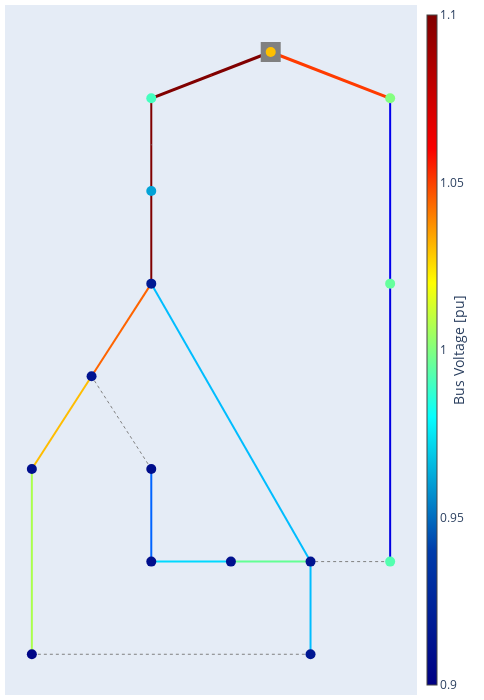

Notebook source saved alongside this figure:
### Markdown cell above
## Test case 2: Two Small loads

### Code cell
network = deepcopy(org_network)
network.load.loc[network.load.bus == 6, "p_mw"] += 2
network.load.loc[network.load.bus == 11, "p_mw"] += 0.7
test_network2 = deepcopy(network)
pp.runpp(network)
pp.plotting.plotly.pf_res_plotly(network, auto_open=False)

### Figure 1 — Plotly figure (JSON) as saved in the notebook; plotly's stock layout.template omitted (floating-point values rounded to 4 significant figures)
{"data": [{"hoverinfo": "text", "legendgroup": "lines", "line": {"color": "rgb(127.5,0.0,0.0)", "dash": "solid", "width": 2}, "mode": "lines", "name": "lines", "showlegend": true, "text": "Line 1-2<br />I = 119.829 %<br />I_from = 0.173 kA<br />I_to = 0.174 kA<br />", "type": "scatter", "x": [4.0, 4.0, 4.0], "y": [15.0, 14.0, 13.0]}, {"hoverinfo": "text", "legendgroup": "lines", "line": {"color": "rgb(127.5,0.0,0.0)", "dash": "solid", "width": 2}, "mode": "lines", "name": "lines", "showlegend": false, "text": "Line 2-3<br />I = 120.241 %<br />I_from = 0.174 kA<br />I_to = 0.174 kA<br />", "type": "scatter", "x": [4.0, 4.0, 4.0], "y": [13.0, 12.0, 11.0]}, {"hoverinfo": "text", "legendgroup": "lines", "line": {"color": "rgb(255.0,100.18518518518523,0.0)", "dash": "solid", "width": 2}, "mode": "lines", "name": "lines", "showlegend": false, "text": "Line 3-4<br />I = 80.169 %<br />I_from = 0.116 kA<br />I_to = 0.116 kA<br />", "type": "scatter", "x": [4.0, 3.25, 2.5], "y": [11.0, 10.0, 9.0]}, {"hoverinfo": "text", "legendgroup": "lines", "line": {"color": "rgb(255.0,189.07407407407416,0.0)", "dash": "solid", "width": 2}, "mode": "lines", "name": "lines", "showlegend": false, "text": "Line 4-5<br />I = 71.009 %<br />I_from = 0.103 kA<br />I_to = 0.103 kA<br />", "type": "scatter", "x": [2.5, 1.75, 1.0], "y": [9.0, 8.0, 7.0]}, {"hoverinfo": "text", "legendgroup": "lines", "line": {"color": "rgb(170.16129032258064,255.0,76.61290322580645)", "dash": "solid", "width": 2}, "mode": "lines", "name": "lines", "showlegend": false, "text": "Line 5-6<br />I = 55.519 %<br />I_from = 0.08 kA<br />I_to = 0.081 kA<br />", "type": "scatter", "x": [1.0, 1.0, 1.0], "y": [7.0, 5.0, 3.0]}, {"hoverinfo": "text", "legendgroup": "lines", "line": {"color": "rgb(0.0,188.5,255.0)", "dash": "solid", "width": 2}, "mode": "lines", "name": "lines", "showlegend": false, "text": "Line 7-8<br />I = 30.974 %<br />I_from = 0.045 kA<br />I_to = 0.045 kA<br />", "type": "scatter", "x": [8.0, 8.0, 8.0], "y": [3.0, 4.0, 5.0]}, {"hoverinfo": "text", "legendgroup": "lines", "line": {"color": "rgb(99.19354838709675,255.0,147.58064516129033)", "dash": "solid", "width": 2}, "mode": "lines", "name": "lines", "showlegend": false, "text": "Line 8-9<br />I = 46.974 %<br />I_from = 0.068 kA<br />I_to = 0.068 kA<br />", "type": "scatter", "x": [8.0, 7.0, 6.0], "y": [5.0, 5.0, 5.0]}, {"hoverinfo": "text", "legendgroup": "lines", "line": {"color": "rgb(0.0,216.5,255.0)", "dash": "solid", "width": 2}, "mode": "lines", "name": "lines", "showlegend": false, "text": "Line 9-10<br />I = 33.75 %<br />I_from = 0.049 kA<br />I_to = 0.049 kA<br />", "type": "scatter", "x": [6.0, 5.0, 4.0], "y": [5.0, 5.0, 5.0]}, {"hoverinfo": "text", "legendgroup": "lines", "line": {"color": "rgb(0.0,100.49999999999997,255.0)", "dash": "solid", "width": 2}, "mode": "lines", "name": "lines", "showlegend": false, "text": "Line 10-11<br />I = 22.406 %<br />I_from = 0.032 kA<br />I_to = 0.032 kA<br />", "type": "scatter", "x": [4.0, 4.0, 4.0], "y": [5.0, 6.0, 7.0]}, {"hoverinfo": "text", "legendgroup": "lines", "line": {"color": "rgb(0.0,188.5,255.0)", "dash": "solid", "width": 2}, "mode": "lines", "name": "lines", "showlegend": false, "text": "Line 3-8<br />I = 31.109 %<br />I_from = 0.045 kA<br />I_to = 0.045 kA<br />", "type": "scatter", "x": [4.0, 6.0, 8.0], "y": [11.0, 8.0, 5.0]}, {"hoverinfo": "text", "legendgroup": "lines", "line": {"color": "rgb(0.0,0.0,236.59090909090907)", "dash": "solid", "width": 2}, "mode": "lines", "name": "lines", "showlegend": false, "text": "Line 12-13<br />I = 9.476 %<br />I_from = 0.018 kA<br />I_to = 0.018 kA<br />", "type": "scatter", "x": [10.0, 10.0, 10.0], "y": [15.0, 13.0, 11.0]}, {"hoverinfo": "text", "legendgroup": "lines", "line": {"color": "rgb(0.0,0.0,227.49999999999997)", "dash": "solid", "width": 2}, "mode": "lines", "name": "lines", "showlegend": false, "text": "Line 13-14<br />I = 8.909 %<br />I_from = 0.017 kA<br />I_to = 0.017 kA<br />", "type": "scatter", "x": [10.0, 10.0, 10.0], "y": [11.0, 8.0, 5.0]}, {"hoverinfo": "text", "legendgroup": "disconnected lines", "line": {"color": "rgb(128, 128, 128)", "dash": "dot", "width": 1.0}, "mode": "lines", "name": "disconnected branches", "showlegend": true, "text": "Line 6-7<br />I = 0.082 %<br />I_from = 0.0 kA<br />I_to = 0.0 kA<br />", "type": "scatter", "x": [1.0, 4.5, 8.0], "y": [3.0, 3.0, 3.0]}, {"hoverinfo": "text", "legendgroup": "disconnected lines", "line": {"color": "rgb(128, 128, 128)", "dash": "dot", "width": 1.0}, "mode": "lines", "name": "disconnected branches", "showlegend": false, "text": "Line 11-4<br />I = 0.168 %<br />I_from = 0.0 kA<br />I_to = 0.0 kA<br />", "type": "scatter", "x": [4.0, 3.25, 2.5], "y": [7.0, 8.0, 9.0]}, {"hoverinfo": "text", "legendgroup": "disconnected lines", "line": {"color": "rgb(128, 128, 128)", "dash": "dot", "width": 1.0}, "mode": "lines", "name": "disconnected branches", "showlegend": false, "text": "Line 14-8<br />I = 0.037 %<br />I_from = 0.0 kA<br />I_to = 0.0 kA<br />", "type": "scatter", "x": [10.0, 9.0, 8.0], "y": [5.0, 5.0, 5.0]}, {"hoverinfo": "text", "legendgroup": "lines", "marker": {"color": "rgb(128, 128, 128)", "size": 1, "symbol": "circle"}, "mode": "markers", "name": "edge_center", "showlegend": false, "text": ["Line 1-2<br />I = 119.829 %<br />I_from = 0.173 kA<br />I_to = 0.174 kA<br />", "Line 2-3<br />I = 120.241 %<br />I_from = 0.174 kA<br />I_to = 0.174 kA<br />", "Line 3-4<br />I = 80.169 %<br />I_from = 0.116 kA<br />I_to = 0.116 kA<br />", "Line 4-5<br />I = 71.009 %<br />I_from = 0.103 kA<br />I_to = 0.103 kA<br />", "Line 5-6<br />I = 55.519 %<br />I_from = 0.08 kA<br />I_to = 0.081 kA<br />", "Line 7-8<br />I = 30.974 %<br />I_from = 0.045 kA<br />I_to = 0.045 kA<br />", "Line 8-9<br />I = 46.974 %<br />I_from = 0.068 kA<br />I_to = 0.068 kA<br />", "Line 9-10<br />I = 33.75 %<br />I_from = 0.049 kA<br />I_to = 0.049 kA<br />", "Line 10-11<br />I = 22.406 %<br />I_from = 0.032 kA<br />I_to = 0.032 kA<br />", "Line 3-8<br />I = 31.109 %<br />I_from = 0.045 kA<br />I_to = 0.045 kA<br />", "Line 12-13<br />I = 9.476 %<br />I_from = 0.018 kA<br />I_to = 0.018 kA<br />", "Line 13-14<br />I = 8.909 %<br />I_from = 0.017 kA<br />I_to = 0.017 kA<br />", "Line 6-7<br />I = 0.082 %<br />I_from = 0.0 kA<br />I_to = 0.0 kA<br />", "Line 11-4<br />I = 0.168 %<br />I_from = 0.0 kA<br />I_to = 0.0 kA<br />", "Line 14-8<br />I = 0.037 %<br />I_from = 0.0 kA<br />I_to = 0.0 kA<br />"], "type": "scatter", "x": [4.0], "y": [14.0]}, {"hoverinfo": "text", "legendgroup": "2W transformers", "line": {"color": "rgb(127.5,0.0,0.0)", "width": 3.0}, "mode": "lines", "name": "2W transformers", "showlegend": true, "text": "Trafo 0-1<br />I = 106.288 %<br />I_hv = 0.139 kA<br />I_lv = 0.767 kA<br />", "type": "scatter", "x": [7.0, 5.5, 4.0], "y": [16.0, 15.5, 15.0]}, {"hoverinfo": "text", "legendgroup": "2W transformers", "line": {"color": "rgb(255.0,59.44444444444448,0.0)", "width": 3.0}, "mode": "lines", "name": "2W transformers", "showlegend": false, "text": "Trafo 0-12<br />I = 84.698 %<br />I_hv = 0.111 kA<br />I_lv = 0.611 kA<br />", "type": "scatter", "x": [7.0, 8.5, 10.0], "y": [16.0, 15.5, 15.0]}, {"hoverinfo": "text", "legendgroup": "2W transformers", "marker": {"color": "rgb(255.0,59.44444444444448,0.0)", "size": 1, "symbol": "circle"}, "mode": "markers", "name": "edge_center", "showlegend": false, "text": ["Trafo 0-1<br />I = 106.288 %<br />I_hv = 0.139 kA<br />I_lv = 0.767 kA<br />", "Trafo 0-12<br />I = 84.698 %<br />I_hv = 0.111 kA<br />I_lv = 0.611 kA<br />"], "type": "scatter", "x": [5.5], "y": [15.5]}, {"hoverinfo": "text", "marker": {"color": "rgb(128, 128, 128)", "size": 20, "symbol": "square"}, "mode": "markers", "name": "external_grid", "text": ["Bus 0"], "type": "scatter", "x": [7.0], "y": [16.0]}, {"hoverinfo": "text", "marker": {"cmax": 1.1, "cmin": 0.9, "color": [1.03, 0.9901, 0.9611, 0.9164, 0.9128, 0.91, 0.9042, 0.9155, 0.9123, 0.9111, 0.9091, 0.9086, 1.0, 0.9953, 0.9926], "colorbar": {"thickness": 10, "title": {"side": "right", "text": "Bus Voltage [pu]"}, "x": 1.0}, "colorscale": [[0.0, "rgb(0,0,131)"], [0.2, "rgb(0,60,170)"], [0.4, "rgb(5,255,255)"], [0.6, "rgb(255,255,0)"], [0.8, "rgb(250,0,0)"], [1.0, "rgb(128,0,0)"]], "size": 10, "symbol": "circle"}, "mode": "markers", "name": "buses", "text": ["Bus 0<br />V_m = 1.03 pu<br />V_m = 113.3 kV<br />V_a = 0.0 deg", "Bus 1<br />V_m = 0.99 pu<br />V_m = 19.802 kV<br />V_a = -36.878 deg", "Bus 2<br />V_m = 0.961 pu<br />V_m = 19.223 kV<br />V_a = -38.235 deg", "Bus 3<br />V_m = 0.916 pu<br />V_m = 18.328 kV<br />V_a = -40.51 deg", "Bus 4<br />V_m = 0.913 pu<br />V_m = 18.257 kV<br />V_a = -40.761 deg", "Bus 5<br />V_m = 0.91 pu<br />V_m = 18.2 kV<br />V_a = -40.969 deg", "Bus 6<br />V_m = 0.904 pu<br />V_m = 18.084 kV<br />V_a = -41.436 deg", "Bus 7<br />V_m = 0.915 pu<br />V_m = 18.309 kV<br />V_a = -40.323 deg", "Bus 8<br />V_m = 0.912 pu<br />V_m = 18.247 kV<br />V_a = -40.62 deg", "Bus 9<br />V_m = 0.911 pu<br />V_m = 18.221 kV<br />V_a = -40.686 deg", "Bus 10<br />V_m = 0.909 pu<br />V_m = 18.182 kV<br />V_a = -40.816 deg", "Bus 11<br />V_m = 0.909 pu<br />V_m = 18.172 kV<br />V_a = -40.856 deg", "Bus 12<br />V_m = 1.0 pu<br />V_m = 20.003 kV<br />V_a = -35.487 deg", "Bus 13<br />V_m = 0.995 pu<br />V_m = 19.907 kV<br />V_a = -35.538 deg", "Bus 14<br />V_m = 0.993 pu<br />V_m = 19.851 kV<br />V_a = -35.568 deg"], "type": "scatter", "x": [7.0, 4.0, 4.0, 4.0, 2.5, 1.0, 1.0, 8.0, 8.0, 6.0, 4.0, 4.0, 10.0, 10.0, 10.0], "y": [16.0, 15.0, 13.0, 11.0, 9.0, 7.0, 3.0, 3.0, 5.0, 5.0, 5.0, 7.0, 15.0, 11.0, 5.0]}], "layout": {"autosize": true, "height": 700.0, "hovermode": "closest", "legend": {"itemsizing": "constant"}, "margin": {"b": 5, "l": 5, "r": 5, "t": 5}, "showlegend": false, "title": {"font": {"size": 16}}, "width": 484.6, "xaxis": {"showgrid": false, "showticklabels": false, "zeroline": false}, "yaxis": {"showgrid": false, "showticklabels": false, "zeroline": false}}}
